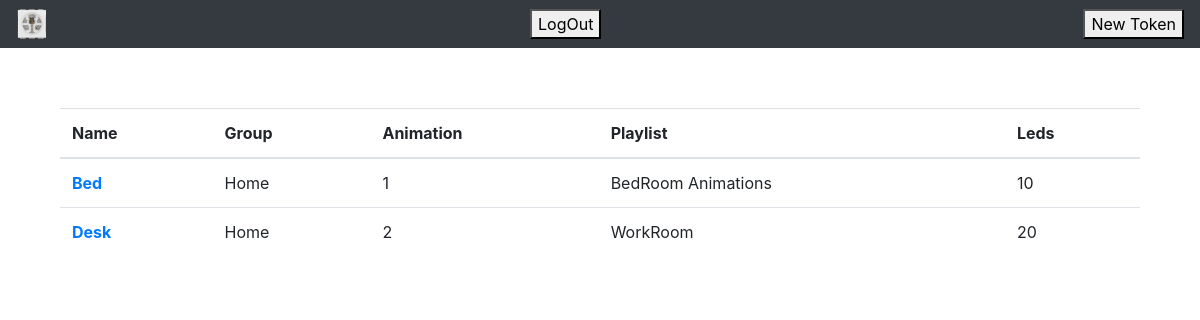
/home/home.php (signed in), run on an earlier commit of the app's database.
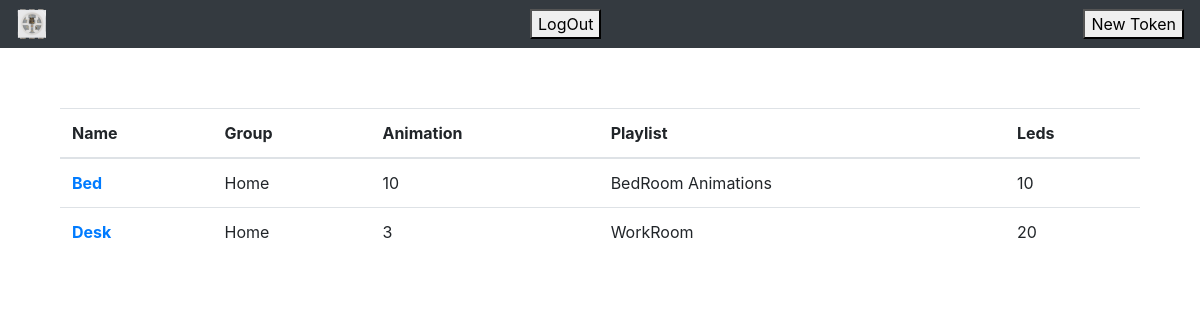
And on a later commit of the database.
### tables this page shows
CREATE TABLE `light` (
  `id` int(11) NOT NULL,
  `id_board` int(11) NOT NULL,
  `name` varchar(255) NOT NULL,
  `id_cluster` int(11) NOT NULL,
  `id_animation` int(11) NOT NULL,
  `id_sub_playlist` int(11) NOT NULL
);

CREATE TABLE `cluster` (
  `id` int(11) NOT NULL,
  `name` varchar(255) NOT NULL
);

CREATE TABLE `sub_playlist` (
  `id` int(11) NOT NULL,
  `name` varchar(255) NOT NULL,
  `id_playlist` int(11) NOT NULL
);

CREATE TABLE `board` (
  `id` int(11) NOT NULL,
  `leds_number` int(5) NOT NULL
);

### home/home.php (the view, shortened to what this page needs)
<?php
	if ( !isset( $_SESSION[ "user_id" ] ) )
	{
		header( "Location: /sign/signin.php" );
		die();
	}
	else
	{
		include "../connection/sleds_connect.php";
?>
<!DOCTYPE html>
<html>
	<head>
		<link rel="stylesheet" href="https://cdn.jsdelivr.net/npm/bootstrap@4.3.1/dist/css/bootstrap.min.css">
		<link rel = "stylesheet" href = "./style/style.css" >
	</head>
	<body>
	<nav class="navbar navbar-dark bg-dark">
		<div>
			<a href = "./animation_editor/home.php"><img src = "./images/pixel.png"/></a>
		</div>
		<div>
			<button onclick="log_out()" >LogOut</button>
		</div>
		<div>
			<form action="/home/home.php" method="post">
				<button type="submit">New Token</button>
		</div>
	</nav>
	<div class = "lights_table" >
		<?php
		$statement = $sleds_database -> prepare( "SELECT * FROM cluster RIGHT JOIN relation_user_cluster ON cluster.id=relation_user_cluster.id_cluster WHERE relation_user_cluster.id_user=?" );
		$statement -> bind_param( "i", $_SESSION[ "user_id" ] );
		$statement -> execute();
		$group_result = $statement -> get_result();
		echo '
		<table class = "table table-hover" >
			<thead>
				<tr>
					<th scope = "col" >Name</th>
					<th scope = "col" >Group</th>
					<th scope = "col" >Animation</th>
					<th scope = "col" >Playlist</th>
					<th scope = "col" >Leds</th>
				</tr>
			</thead>
			<tbody>
		';
		while ( $group = $group_result -> fetch_assoc() )
		{
			$statement = $sleds_database -> prepare( "SELECT DISTINCT light.*, board.leds_number as board_leds_number, sub_playlist.name AS sub_playlist_name FROM light RIGHT JOIN board ON light.id_board=board.id RIGHT JOIN sub_playlist ON light.id_sub_playlist=sub_playlist.id WHERE light.id_cluster=?" );
			$statement -> bind_param( "i", $group[ "id" ] );
			$statement -> execute();
			$light_result = $statement -> get_result();
				while ( $light = $light_result -> fetch_assoc() )
				{
					echo '
					<tr>
						<th scope = "row"><a href = "./light/settings.php?light_id=' . $light[ "id" ] . '" >' . $light[ "name" ] . '</a></th>
						<td>' . $group[ "name" ] . '</td>
						<td>' . $light[ "id_animation" ] . '</td>
						<td>' . $light[ "sub_playlist_name" ] . '</td>
						<td>' . $light[ "board_leds_number" ] . '</td>
					</tr>
					';
				}
				echo '
				</tbody>
			</table>
				';
		}
		?>
		</div>
	</body>
</html>
<?php
	}
?>

### home/style/style.css (style rules this page uses)
.lights_table { margin: 5%; }

What changed in the data, as far as the page shows it:
changed light "Bed": id_animation "1" → "10"
changed light "Desk": id_animation "2" → "3"
